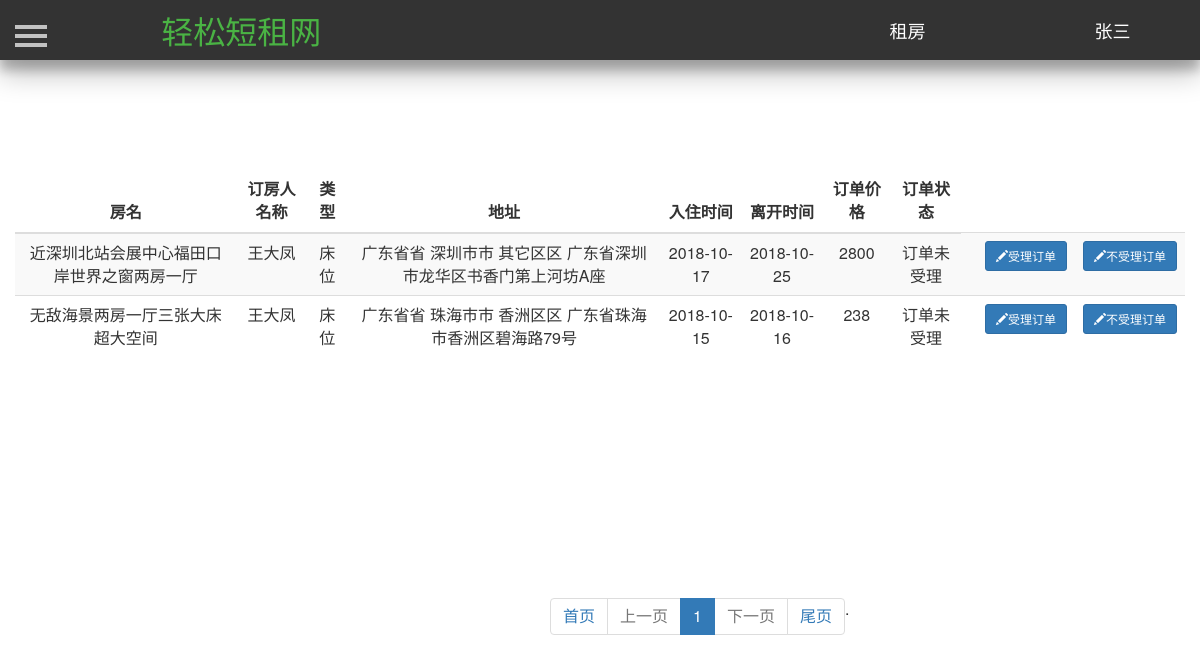
Screenshot of /operating/ (signed in) with the database file from the repository.
### Renting/models.py (models this page shows, shortened)
class User(db.Model):
    id = db.Column(db.Integer, primary_key=True, autoincrement=True)  # ID 用户唯一的标识
    username = db.Column(db.String(50), unique=True)  # 用户名  唯一   最大50个字符
    password = db.Column(db.String(100))  # 密码   最大100个字符
    phone_number = db.Column(db.Integer, unique=True)  # 手机号码
    email = db.Column(db.String(100), unique=True)  # 邮箱  唯一
    salt = db.Column(db.String(32))  # 密码加盐

class House(db.Model):
    id = db.Column(db.Integer, primary_key=True, autoincrement=True)  # ID 房屋唯一的标识
    house_name = db.Column(db.String(25))  # 房屋名  唯一   最大25个字符
    house_type = db.Column(db.Integer)  # 房屋类型，0表示整租，1表示单间 ，2表示床位
    area = db.Column(db.Integer)  # 房屋面积
    people = db.Column(db.Integer)  # 可住人数
    bedroom = db.Column(db.Integer)  # 卧房数
    toilet = db.Column(db.Integer)  # 卫生间数
    kitchen = db.Column(db.Integer)  # 是否有厨房
    bed = db.Column(db.Integer)  # 床位数
    bed_type = db.Column(db.Integer)  # 床型 0表示单人床  1表示双人床
    price = db.Column(db.Integer)  # 租一天的价格
    description = db.Column(db.String(200))  # 房屋描述
    facility = db.Column(db.String(10))  # 房屋设施，0表示无，1表示有
    province = db.Column(db.String(10))  # 省
    city = db.Column(db.String(10))  # 市
    district = db.Column(db.String(10))  # 地区
    address = db.Column(db.String(100))  # 具体地址
    username = db.Column(db.String(10), db.ForeignKey('user.username'))  # 房屋主人的名字，外键
    status = db.Column(db.Integer)  # 房屋状态，0表示未审核，1表示通过,2表示未通过
    url_one = db.Column(db.String(100))  # 房屋图片
    url_two = db.Column(db.String(100))  # 房屋图片
    url_three = db.Column(db.String(100))  # 房屋图片
    url_four = db.Column(db.String(100))  # 房屋图片
    url_five = db.Column(db.String(100))  # 房屋图片

class Order(db.Model):
    id = db.Column(db.Integer, primary_key=True, autoincrement=True)  # 订单唯一的ID
    house_id = db.Column(db.Integer, db.ForeignKey('house.id'))  # 房屋ID 作为外键
    seller = db.Column(db.String(10), db.ForeignKey('user.username'))  # 房屋的卖家  作为外键
    renter = db.Column(db.String(10), db.ForeignKey('user.username'))  # 房屋租户  作为外键
    start_time = db.Column(db.Date)  # 订单开始时间
    end_time = db.Column(db.Date)  # 订单结束时间
    total_price = db.Column(db.Integer)  # 订单的价格
    status = db.Column(db.Integer)  # 订单状态 0表示订单已取消  1表示订单未受理  2表示订单受理  3表示订单正在取消

### Renting/views.py (the view)
@app.route('/operating/', methods={'post', 'get'})
def operating():
    username = current_user.username
    result_seller = []
    seller_list = Order.query.filter_by(seller=username, status=1).all()
    seller_list_two = Order.query.filter_by(seller=username, status=3).all()
    for item in seller_list:
        one = {}
        one_house = House.query.filter_by(id=item.house_id).first()
        one['order'] = item
        one['house'] = one_house
        result_seller.append(one)
    for item in seller_list_two:
        one = {}
        one_house = House.query.filter_by(id=item.house_id).first()
        one['order'] = item
        one['house'] = one_house
        result_seller.append(one)
    pager_obj = Pagination(request.args.get("page", 1), len(result_seller), request.path, request.args, per_page_count=7)
    seller_list = result_seller[pager_obj.start:pager_obj.end]
    html = pager_obj.page_html()
    return render_template('operating.html', result_seller=seller_list, html=html)

### Renting/models.py (called while the page is built)
@login_manager.user_loader
def load_user(userid):
    return User.query.get(userid)

### Renting/page_utils.py (called while the page is built)
    @property
    def start(self):
        return (self.current_page - 1) * self.per_page_count

    @property
    def end(self):
        return self.current_page * self.per_page_count

### Renting/templates/operating.html (shortened to what this page needs)
<!DOCTYPE html>
<html lang="en">
	<head>
        <link href="https://cdn.bootcss.com/bootstrap/3.3.7/css/bootstrap.min.css" rel="stylesheet">
        <link href="/static/css/navigation.css" rel="stylesheet">
        <link href="/static/css/profile.css" rel="stylesheet">
         <link href="/static/css/sidebar.css" rel="stylesheet">
        <link type="text/css" href="/static/css/dialog.css"  rel="stylesheet"/>
	</head>
	<body>
		<header class="header-navigation" id="header">
		<nav>
			<div class="row">
				<div class="col-md-3">
					<a href="/index/"><font color="#4ab344" style="color: rgb(74, 179, 68);" size="6">轻松短租网</font></a>
				</div>
				<div class="col-md-2 title">
					<a href="/mainpage/" target="_blank"><font color="#FFFFFF" style="color: rgb(255, 255, 255);" size="4">租房</font></a>
				</div>
				<div class="col-md-2 title">
					{% if current_user.is_authenticated %}
					<a href="/profile/{{current_user.id}}">
						<font color="#FFFFFF" style="color: rgb(255, 255, 255);" size="4">
							{{current_user.username}}
						</font>
					</a>
					{% else %}
					<a href="/reglogin/">
						<font color="#FFFFFF" style="color: rgb(255, 255, 255);" size="4">
							登陆注册
						</font>
					</a>
					{% endif %}
				</div>
			</div>
		</nav>
		</header>
       <div id="wrapper" style="margin-top=25px">
            <div id="page-content-wrapper">
                <button type="button" class="hamburger is-closed animated fadeInLeft" data-toggle="offcanvas">
                    <span class="hamb-top"></span>
                    <span class="hamb-middle"></span>
                    <span class="hamb-bottom"></span>
                </button>
                <div class="container">
                    <div class="row">
                        <table class="table table-striped" style="margin-top:100px;text-align:center">
                            <thead>
                                <tr>
                                    <th style="text-align:center">房名</th>
                                    <th style="text-align:center">订房人名称</th>
                                    <th style="text-align:center">类型</th>
                                    <th style="text-align:center">地址</th>
                                    <th style="text-align:center">入住时间</th>
                                    <th style="text-align:center">离开时间</th>
                                    <th style="text-align:center">订单价格</th>
                                    <th style="text-align:center">订单状态</th>
                                </tr>
                            </thead>
                            <tbody>
                            {% for item in result_seller: %}
                                <tr>
                                    <td>{{item['house'].house_name}}</td>
                                    <td>{{item['order'].renter}}</td>
                                    {% if item['house'].house_type==0 %}
                                    <td>整租</td>
                                    {% elif item['house'].house_type==1 %}
                                    <td>单间</td>
                                    {% else %}
                                    <td>床位</td>
                                    {% endif %}
                                    <td>{{item['house'].province}}省 {{item['house'].city}}市
                                        {% if item['house'].district !=None %}
                                        {{item['house'].district}}区
                                        {% endif %}
                                        {{item['house'].address}}
                                    </td>
                                    <td>{{item['order'].start_time}}</td>
                                    <td>{{item['order'].end_time}}</td>
                                    <td>{{item['order'].total_price}}</td>
                                    {% if item['order'].status == 0%}
                                    <td>订单已取消<td>
                                    {% elif item['order'].status == 1 %}
                                    <td>订单未受理<td>
                                    {% elif item['order'].status == 2 %}
                                    <td>订单受理<td>
                                    {% elif item['order'].status == 3 %}
                                    <td>订单取消中<td>
                                    {% endif %}
                                    {% if item['order'].status ==1 %}
                                    <td>
                                        <a href="/accept_order/{{item['order'].id}}/" style="color:#000">
                                            <button type="button" class="btn btn-primary btn-sm" >
                                                <span class="glyphicon glyphicon-pencil">
                                                </span>受理订单
                                            </button>
                                        </a>
                                    </td>
                                    <td>
                                        <a href="/refuse_order/{{item['order'].id}}/" style="color:#000">
                                            <button type="button" class="btn btn-primary btn-sm">
                                                <span class="glyphicon glyphicon-pencil">
                                                </span>不受理订单
                                            </button>
                                        </a>
                                    </td>
                                    {% endif %}
                                </tr>
                            {% endfor %}
                            </tbody>
                        </table>
                    </div>
                </div>
            </div>
        </div>
        <div style="margin-top:200px">
            <ul class="pagination" id="mypage" style="margin-left:550px;">
					{{ html| safe }}
            </ul>
        </div>
    </body>
</html>

### Renting/static/css/navigation.css (style rules this page uses)
.header-navigation { position: fixed; top: 0; width: 100%; height: 60px; line-height: 60px; background-color: #333; text-align: center; box-shadow: 0 14px 28px rgba(0,0,0,0.25), 0 10px 10px rgba(0,0,0,0.22); z-index: 10 }

### Renting/static/css/profile.css (style rules this page uses)
.header-navigation { position: fixed; top: 0; width: 100%; height: 60px; line-height: 60px; background-color: #333; text-align: center; box-shadow: 0 14px 28px rgba(0,0,0,0.25), 0 10px 10px rgba(0,0,0,0.22); z-index: 9990; }

### Renting/static/css/sidebar.css (style rules this page uses)
body { position: relative; overflow-x: hidden; }
body, html { height: 100%; background-color: #FFFFFF !important; }
#wrapper { -moz-transition: all 0.5s ease; -o-transition: all 0.5s ease; -webkit-transition: all 0.5s ease; padding-left: 0; transition: all 0.5s ease; }
#page-content-wrapper { padding-top: 70px; width: 100%; }
.hamburger { background: transparent; border: none; display: block; height: 32px; margin-left: 15px; position: fixed; top: 20px; width: 32px; z-index: 9999; }
.hamburger.is-closed:before { -webkit-transform: translate3d(0, 0, 0); -webkit-transition: all 0.35s ease-in-out; color: #ffffff; content: ''; display: block; font-size: 14px; line-height: 32px; opacity: 0; text-align: center; width: 100px; }
.hamburger.is-closed .hamb-top { -webkit-transition: all 0.35s ease-in-out; background-color: rgba(255, 255, 255, 0.7); top: 5px; }
.hamburger.is-closed .hamb-middle { background-color: rgba(255, 255, 255, 0.7); margin-top: -2px; top: 50%; }
.hamburger.is-closed .hamb-bottom { -webkit-transition: all 0.35s ease-in-out; background-color: rgba(255, 255, 255, 0.7); bottom: 5px; }
.hamburger.is-closed .hamb-top, .hamburger.is-closed .hamb-middle, .hamburger.is-closed .hamb-bottom, .hamburger.is-open .hamb-top, .hamburger.is-open .hamb-middle, .hamburger.is-open .hamb-bottom { height: 4px; left: 0; position: absolute; width: 100%; }

### Renting/static/css/dialog.css (style rules this page uses)
body, html { font-size: 100%; margin: 0; }
*,:after,:before { box-sizing:border-box }
input, button { outline: none; border: none; }

### rows the page displays
User: username "张三"
House: house.house_name "近深圳北站会展中心福田口岸世界之窗两房一厅", house.province "广东省", house.city "深圳市", house.district "其它区", house.address "广东省深圳市龙华区书香门第上河坊A座"
Order: order.renter "王大凤", order.start_time "2018-10-17", order.end_time "2018-10-25", order.total_price "2800", status 1 (drawn)
House: house.house_name "无敌海景两房一厅三张大床超大空间", house.province "广东省", house.city "珠海市", house.district "香洲区", house.address "广东省珠海市香洲区碧海路79号"
Order: order.renter "王大凤", order.start_time "2018-10-15", order.end_time "2018-10-16", order.total_price "238", status 1 (drawn)

### other values shown
{{ html| safe }} "首页 上一页 1 下一页 . 尾页"
